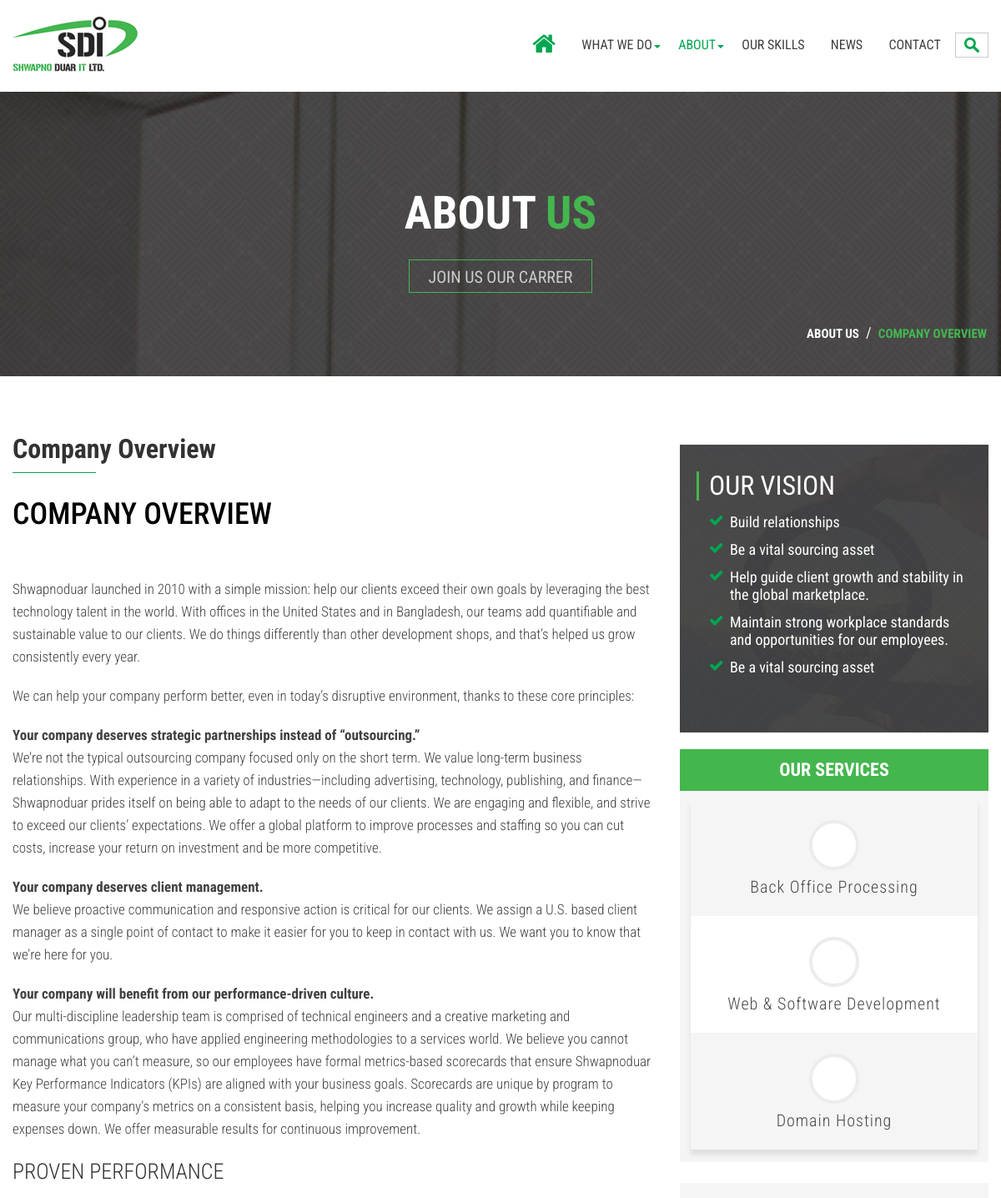
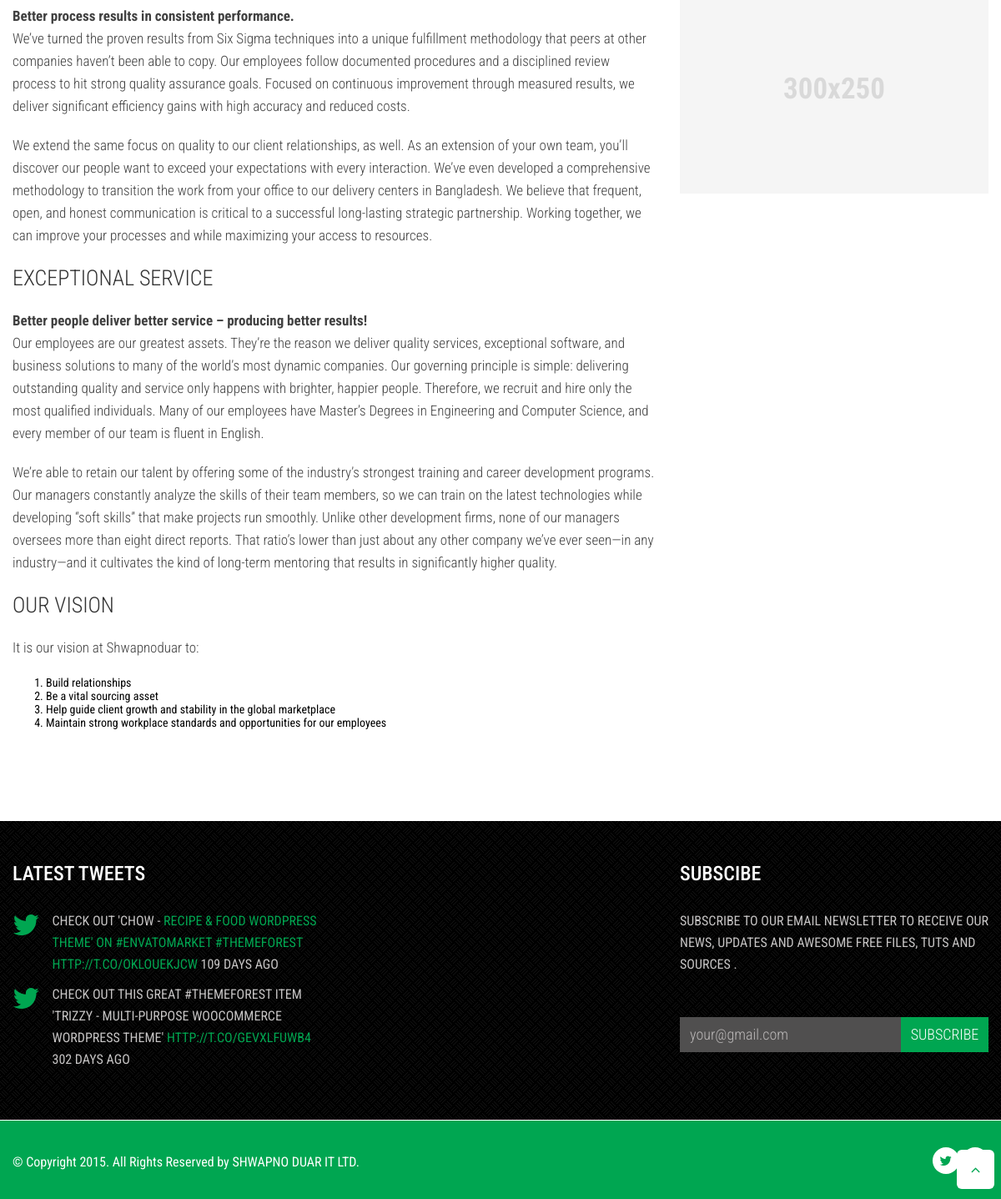
The app's page /index.php/about with its own data (2 pictures, top to bottom).
### tables this page shows
CREATE TABLE `sdil_overview` (
  `id` int(10) NOT NULL,
  `company_overview` longtext NOT NULL
);

CREATE TABLE `service_list` (
  `id` bigint(20) NOT NULL,
  `service_name` varchar(255) NOT NULL,
  `total_description_div` text NOT NULL,
  `is_active` tinyint(4) DEFAULT NULL,
  `service_page_url` varchar(255) DEFAULT NULL,
  `service_page_description` longtext
);

CREATE TABLE `system_configuration` (
  `id` int(20) NOT NULL,
  `top_heading1` varchar(255) NOT NULL,
  `top_heading2` varchar(255) NOT NULL,
  `footer_text` varchar(255) NOT NULL,
  `meta_keyword` varchar(255) NOT NULL,
  `meta_description` text NOT NULL,
  `favicon` varchar(255) NOT NULL,
  `logo` varchar(255) NOT NULL
);

CREATE TABLE `social_icon` (
  `id` int(50) NOT NULL,
  `social_icon_name` varchar(255) NOT NULL,
  `social_icon_link` varchar(255) NOT NULL,
  `social_icon_logo_class_name` varchar(255) NOT NULL,
  `is_active` tinyint(4) NOT NULL
);

### application/controllers/About.php (called while the page is built, shortened)
<?php
class About extends CI_Controller
{
    function __construct()
    {
        $this->load->model('app_user_model');
        $this->load->model('main_ui_model');
    }
    function index()
    {
        $company_overviews = $this->app_user_model->get_company_overview_by_id(1);
        $data['company_overviews'] = $company_overviews;
        $system_config_id = 1;
        $all_system_configuration = $this->app_user_model->get_system_configuration_by_id($system_config_id);
        $data['all_system_configuration_ui'] = $all_system_configuration;
        $active_social_icons = $this->main_ui_model->get_social_icon_by_is_active(1);
        $data['active_social_icons'] = $active_social_icons;
        $all_services = $this->main_ui_model->get_service_by_is_active(1);
        $data['all_services'] = $all_services;
        $data['title'] = 'About Us - Shwapno Duar IT Ltd.';
        $data['title_area_heading_h2'] = 'Company Overview';
        $data['active'] = 'about';
        $this->load->view('index/header', $data);
        $this->load->view('about/body', $data);
        $this->load->view('index/footer', $data);
    }
}

### index.php (called while the page is built, shortened)
<?php
require_once BASEPATH.'core/CodeIgniter.php';

### application/models/App_user_model.php (called while the page is built, shortened)
<?php
class app_user_model extends CI_Model
{
    public function get_system_configuration_by_id($system_config_id)
    {
        $this->db->select('top_heading1, top_heading2, footer_text, meta_keyword, meta_description,favicon,logo');
        $this->db->where('id', $system_config_id);
        $query = $this->db->get('system_configuration');
        return $query->row_array();
    }
    public function get_company_overview_by_id($company_overview_id)
    {
        $this->db->select('*');
        $this->db->where('id', $company_overview_id);
        $query = $this->db->get('sdil_overview');
        return $query->row_array();
    }
}

### application/models/Main_ui_model.php (called while the page is built, shortened)
<?php
class main_ui_model extends CI_Model
{
    public function get_service_by_is_active($is_active)
    {
        $this->db->select('*');
        $this->db->where('is_active', $is_active);
        $result = $this->db->get('service_list');
        if ($result->num_rows() > 0) {
            return $result;
        } else {
            return NULL;
        }
    }
    public function get_social_icon_by_is_active($is_active)
    {
        $this->db->select('id, social_icon_name, social_icon_link, social_icon_logo_class_name, is_active');
        $this->db->where('is_active', $is_active);
        $result = $this->db->get('social_icon');
        if ($result->num_rows() > 0) {
            return $result;
        } else {
            return NULL;
        }
    }
}

### application/views/about/body.php (the view, shortened to what this page needs)
<body id="page-top" data-spy="scroll" data-target=".navbar-fixed-top">
<header>
    <div class="header-section clearfix">
        <nav class="navbar navbar-default navbar-fixed-top">
            <div class="container">
                <div class="row">
                    <div class="col-xs-12 col-sm-3 col-md-3">
                        <div class="logo  wow animated  bounceIn clearfix"><a href="<?php echo base_url(); ?>"
                                                      title="Responsive Slide Menus"><img
                                    src="<?php echo base_url(); ?>images/logo.png" alt=""/></a></div>
                    </div>
                </div>
            </div>
        </nav>
    </div>
</header>
<div id="promo-two" class="parallax-section">
    <div class="parallax-content">
        <div class="color-overlay"></div>
        <div class="container text-center wow animated bounceIn">
            <div class="col-xs-12 clearfix">
                <h2>About <span>us</span></h2>
                <div class="overview_page"><a href="<?php echo base_url(); ?>career">JOIN US OUR CARRER</a></div>
                <div class="catagories">
                    <ul>
                        <li><a href="">About us</a></li>
                        <li>/</li>
                        <li><a href="" class="active">Company Overview</a></li>
                    </ul>
                </div>
            </div>
        </div>
    </div>
</div>
<section id="inner-page" class="top-gape-inner">
    <div class="container">
        <div class="row">
            <div class="contain-body about-section what-we-do overview-section clearfix">
                <div class="contain-left wow animated fadeInLeft">
                    <div class="col-xs-12 col-sm-7 col-md-8">
                        <h2><?php echo $title_area_heading_h2; ?></h2>
                        <div class="divied"></div>
                        <div class="contain">
                            <?php echo $company_overviews['company_overview']; ?>
                        </div>
                    </div>
                </div>
                <div class="contain-right wow animated">
                    <div class="col-xs-12 col-sm-5 col-md-4">
                        <div class="contain">
                            <div class="our-vission-section wow animated slideInRight">
                                <h2>Our Vision</h2>
                                <ul>
                                    <li>Build relationships</li>
                                    <li>Be a vital sourcing asset</li>
                                    <li>Help guide client growth and stability in the global marketplace.</li>
                                    <li>Maintain strong workplace standards and opportunities for our employees.</li>
                                    <li>Be a vital sourcing asset</li>
                                </ul>
                            </div>
                            <div class="service-list">
                                <h4>Our Services</h4>
                                <?php
                                if (isset($all_services) && $all_services->num_rows() > 0):
                                    $gray_bg = 0;
                                    foreach ($all_services->result() as $row):
                                        ?>
                                        <div
                                            class="service-iteam <?php if ($gray_bg % 2 == 0) echo "gray-bg"; ?> wow animated slideInRight">
                                            <a href="<?php echo $row->service_page_url; ?>">
                                                <div class="circle">
                                                </div>
                                                <h5><?php echo $row->service_name; ?></h5>
                                            </a>
                                        </div>
                                        <?php
                                        $gray_bg++;
                                    endforeach;
                                endif; ?>
                            </div>
                            <div class="ad-div wow animated zoomIn">
                                <h2>300x250</h2>
                            </div>
                        </div>
                    </div>
                </div>
            </div>
        </div>
    </div>
</section>

### application/views/index/footer.php (shortened to what this page needs)
<footer>
    <div class="footer-section">
        <div class="footer-before clearfix">
            <div class="container">
                <div class="row">
                    <div class="col-xs-12 col-sm-12 col-md-4">
                        <div class="block-iteam">
                            <h3>Latest Tweets</h3>
                            <div class="twitt-list"><i class="fa fa-twitter"></i>
                                <p>Check out 'Chow - <span>Recipe & Food WordPress Theme' on #EnvatoMarket #themeforest http://t.co/OKLOuekjcW </span>109
                                    days ago</p>
                            </div>
                            <div class="twitt-list"><i class="fa fa-twitter"></i>
                                <p> Check out this great #themeforest item 'Trizzy - Multi-Purpose WooCommerce WordPress
                                    Theme'<span> http://t.co/gEvxLFuwB4</span> 302 days ago</p>
                            </div>
                        </div>
                    </div>
                    <div class="col-xs-12 col-sm-12 col-md-4">
                        <div class="block-iteam">
                            <iframe src="https://www.facebook.com/plugins/page.php?href=https%3A%2F%2Fwww.facebook.com%2Fshwapnoduar.info&tabs=timeline&width=370&height=295&small_header=true&adapt_container_width=true&hide_cover=true&show_facepile=true&appId" width="370" height="295" style="border:none;overflow:hidden" scrolling="no" frameborder="0" allowTransparency="true"></iframe>
                        </div>
                    </div>
                    <div class="col-xs-12 col-sm-12 col-md-4">
                        <div class="block-iteam">
                            <h3>Subscibe</h3>
                            <p>Subscribe to our email newsletter to receive our news, updates and awesome free files,
                                tuts and sources .</p>
                            <form>
                                <input type="text" value="your@gmail.com" class="input-area">
                                <input type="button" value="Subscribe" class="send-btn">
                            </form>
                        </div>
                    </div>
                </div>
            </div>
        </div>
        <div class="footer-after clearfix">
            <div class="container">
                <div class="row">
                    <div class="col-xs-12 col-sm-6 col-md-6">
                        <p> <?php echo $all_system_configuration_ui['footer_text']; ?></p>
                    </div>
                    <div class="col-xs-12 col-sm-6 col-md-6">
                        <div class="social-iteam">
                            <ul>
                                <?php if (isset($active_social_icons) && $active_social_icons->num_rows() > 0):
                                    foreach ($active_social_icons->result() as $row): ?>
                                        <li>
                                            <a href="<?php echo $row->social_icon_link; ?>" target="_blank">
                                                <i class="<?php echo $row->social_icon_logo_class_name; ?>"></i>
                                            </a>
                                        </li>
                                        <?php
                                    endforeach;
                                endif; ?>
                            </ul>
                        </div>
                    </div>
                </div>
            </div>
        </div>
        <a class="to-top" href="#intro" data-scroll=""><i class="fa fa-angle-up"></i></a>
    </div>
</footer>
</body>
</html>

### records on screen
sdil_overview: company_overview "COMPANY OVERVIEW Shwapnoduar launched in 2010 with a simple mission: help our clients exceed their own goals by leveraging the best technology talent in the world. With offices in the United States and in Bangladesh, our teams add quantifiable and sustainable value to our clients. We do things differently than other development shops, and that’s helped us grow consistently every year. We can help your company perform better, even in today’s disruptive environment, thanks to these core principles: Your company deserves strategic partnerships instead of “outsourcing.” We’re not the typical outsourcing company focused only on the short term. We value long-term business relationships. With…"
service_list: service_name "Back Office Processing"
service_list: service_name "Web & Software Development"
service_list: service_name "Domain Hosting"
system_configuration: footer_text "© Copyright 2015. All Rights Reserved by SHWAPNO DUAR IT LTD."

### other values on screen
$title_area_heading_h2 "Company Overview"
